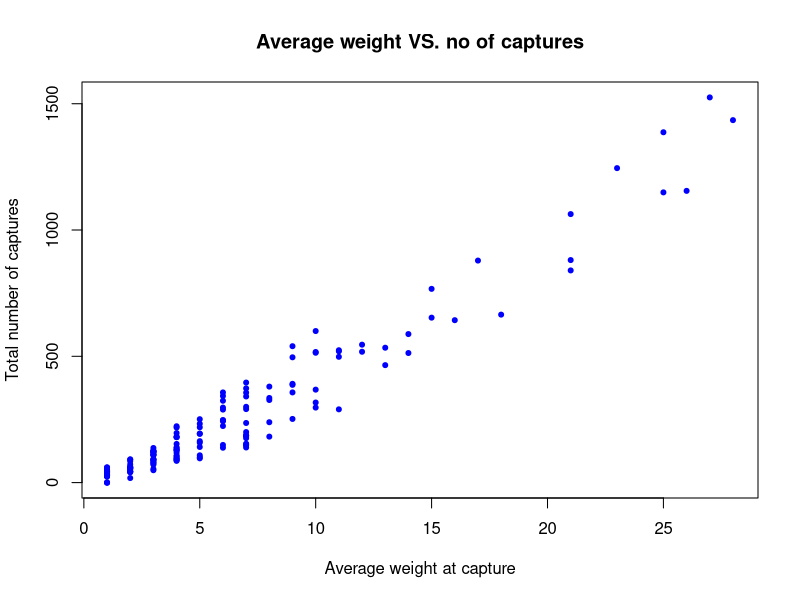
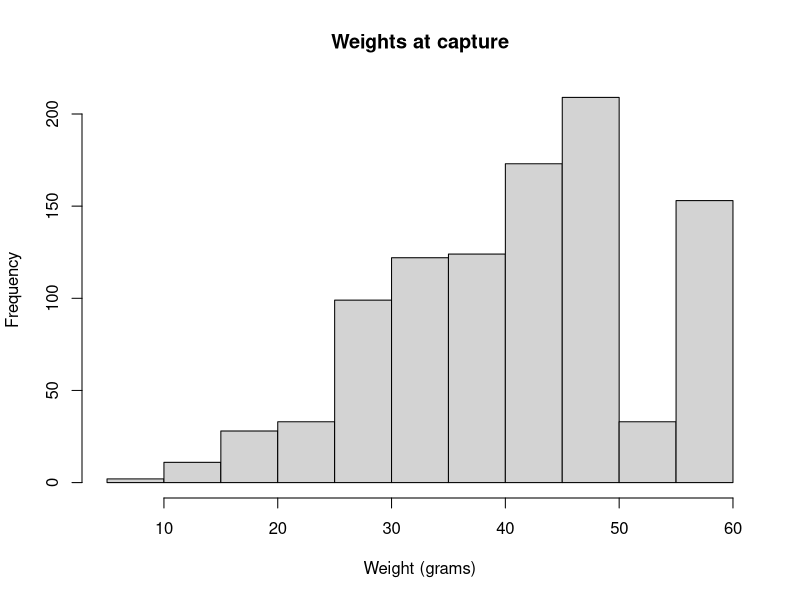
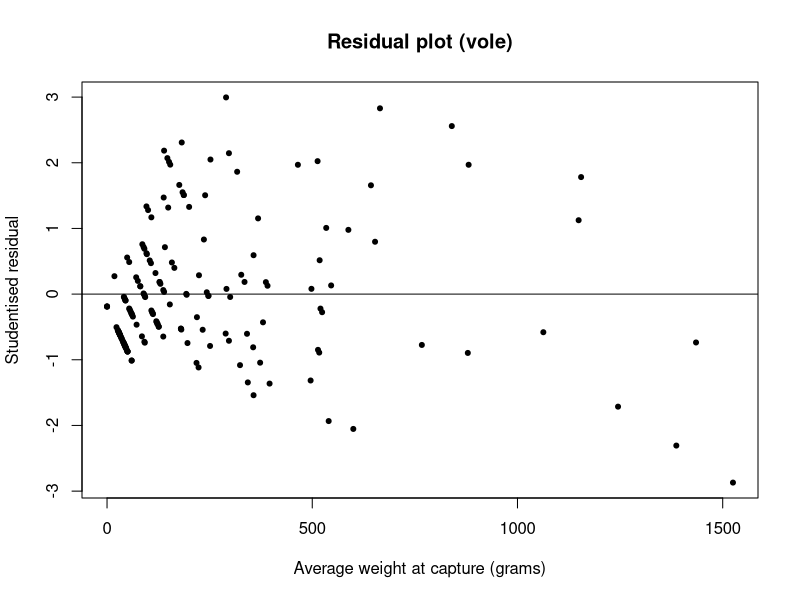

Recreate these plots in R, in order.
my_data = read.table('vole380.txt', header=T, sep="&", na.strings = c("?"));

xvals = my_data[1:31]
zvals = my_data[32:60]
zvalsNum = apply(zvals, 1, as.numeric)

xones = c(1:173)
zmeans = c(1:173)

xrows = nrow(xvals) 
xcols = ncol(xvals)

for(i in 1:xrows){
  onecount = 0
  for(k in 1:xcols){
    if(xvals[i, k] == 1){
      onecount = onecount+1
    }
  }
  xones[i] = onecount
}

zrows = nrow(zvals)
zcols = ncol(zvals)

for(i in 1:zrows){
  total=0
  numVals=0
  for(k in 1:zcols){
    if(!is.na(zvals[i,k])){
      total = total + zvals[i, k]
      numVals = numVals+1
    }
  }
  zmeans[i] = total
}

xones
zmeans

plot(xones ,zmeans, pch=20, main="Average weight VS. no of captures", ylab="Total number of captures",xlab="Average weight at capture",col="blue")

hist(zvalsNum ,main="Weights at capture",xlab="Weight (grams)")

m1 = lm(xones~zmeans)
m1

resid1 = rstudent(m1)

confint(m1, level=0.95)

plot(zmeans,resid1, pch=20, main="Residual plot (vole)", xlab="Average weight at capture (grams)", ylab="Studentised residual")
abline(h=0)



